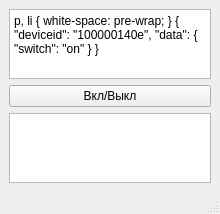
<?xml version="1.0" encoding="UTF-8"?>
<ui version="4.0">
 <class>MainWindow</class>
 <widget class="QMainWindow" name="MainWindow">
  <property name="geometry">
   <rect>
    <x>0</x>
    <y>0</y>
    <width>220</width>
    <height>213</height>
   </rect>
  </property>
  <property name="windowTitle">
   <string>MainWindow</string>
  </property>
  <widget class="QWidget" name="centralwidget">
   <layout class="QVBoxLayout" name="verticalLayout">
    <item>
     <widget class="QTextEdit" name="textEdit">
      <property name="html">
       <string>&lt;!DOCTYPE HTML PUBLIC &quot;-//W3C//DTD HTML 4.0//EN&quot; &quot;http://www.w3.org/TR/REC-html40/strict.dtd&quot;&gt;
&lt;html&gt;&lt;head&gt;&lt;meta name=&quot;qrichtext&quot; content=&quot;1&quot; /&gt;&lt;style type=&quot;text/css&quot;&gt;
p, li { white-space: pre-wrap; }
&lt;/style&gt;&lt;/head&gt;&lt;body style=&quot; font-family:'Sans Serif'; font-size:9pt; font-weight:400; font-style:normal;&quot;&gt;
&lt;p style=&quot; margin-top:0px; margin-bottom:0px; margin-left:0px; margin-right:0px; -qt-block-indent:0; text-indent:0px;&quot;&gt;&lt;span style=&quot; font-family:'MS Shell Dlg 2'; font-size:8.25pt;&quot;&gt;{ &lt;/span&gt;&lt;/p&gt;
&lt;p style=&quot; margin-top:0px; margin-bottom:0px; margin-left:0px; margin-right:0px; -qt-block-indent:0; text-indent:0px;&quot;&gt;&lt;span style=&quot; font-family:'MS Shell Dlg 2'; font-size:8.25pt;&quot;&gt;    &amp;quot;deviceid&amp;quot;: &amp;quot;100000140e&amp;quot;, &lt;/span&gt;&lt;/p&gt;
&lt;p style=&quot; margin-top:0px; margin-bottom:0px; margin-left:0px; margin-right:0px; -qt-block-indent:0; text-indent:0px;&quot;&gt;&lt;span style=&quot; font-family:'MS Shell Dlg 2'; font-size:8.25pt;&quot;&gt;    &amp;quot;data&amp;quot;: { &lt;/span&gt;&lt;/p&gt;
&lt;p style=&quot; margin-top:0px; margin-bottom:0px; margin-left:0px; margin-right:0px; -qt-block-indent:0; text-indent:0px;&quot;&gt;&lt;span style=&quot; font-family:'MS Shell Dlg 2'; font-size:8.25pt;&quot;&gt;        &amp;quot;switch&amp;quot;: &amp;quot;on&amp;quot; &lt;/span&gt;&lt;/p&gt;
&lt;p style=&quot; margin-top:0px; margin-bottom:0px; margin-left:0px; margin-right:0px; -qt-block-indent:0; text-indent:0px;&quot;&gt;&lt;span style=&quot; font-family:'MS Shell Dlg 2'; font-size:8.25pt;&quot;&gt;       }&lt;/span&gt;&lt;/p&gt;
&lt;p style=&quot; margin-top:0px; margin-bottom:0px; margin-left:0px; margin-right:0px; -qt-block-indent:0; text-indent:0px;&quot;&gt;&lt;span style=&quot; font-family:'MS Shell Dlg 2'; font-size:8.25pt;&quot;&gt;}&lt;/span&gt;&lt;/p&gt;&lt;/body&gt;&lt;/html&gt;</string>
      </property>
     </widget>
    </item>
    <item>
     <widget class="QPushButton" name="pushButton">
      <property name="text">
       <string>Вкл/Выкл</string>
      </property>
     </widget>
    </item>
    <item>
     <widget class="QTextEdit" name="textEditLog"/>
    </item>
   </layout>
  </widget>
  <widget class="QMenuBar" name="menubar">
   <property name="geometry">
    <rect>
     <x>0</x>
     <y>0</y>
     <width>220</width>
     <height>19</height>
    </rect>
   </property>
  </widget>
  <widget class="QStatusBar" name="statusbar"/>
 </widget>
 <resources/>
 <connections/>
</ui>
